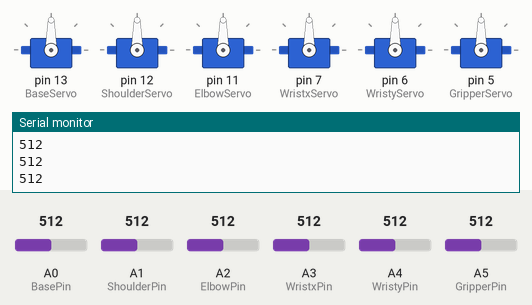
Bench run of a sketch on a simulated Arduino Uno, built with avr-gcc and run on an emulated ATmega328P. On the bench: 6 × servo, the last lines printed to the serial monitor. The test bench sets the inputs (shaded band); at power-on: A5 (GripperPin) = 512, A0 (BasePin) = 512, A1 (ShoulderPin) = 512, A2 (ElbowPin) = 512, A3 (WristxPin) = 512, A4 (WristyPin) = 512.

Above: at 1.2 s.
1.3 s: A5 (GripperPin) set to 716
At 1.7 s:
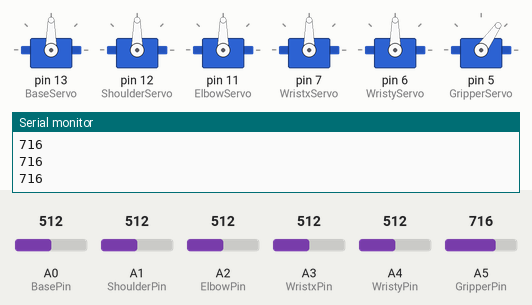
2.8 s: A0 (BasePin) set to 716
At 4.0 s:
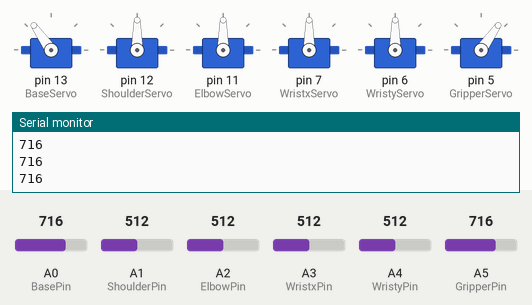
4.3 s: A1 (ShoulderPin) set to 716
At 5.2 s:
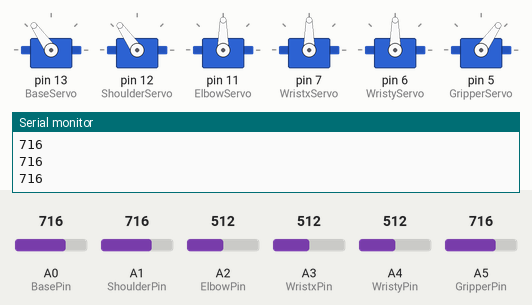
5.8 s: A2 (ElbowPin) set to 716
At 6.3 s:
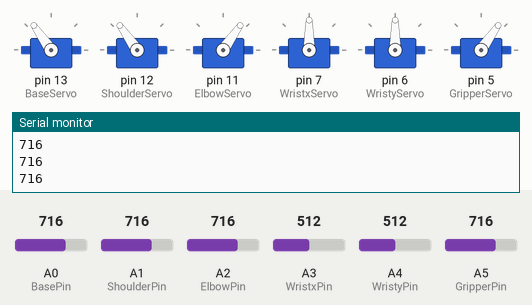
7.3 s: A3 (WristxPin) set to 716
At 8.5 s:
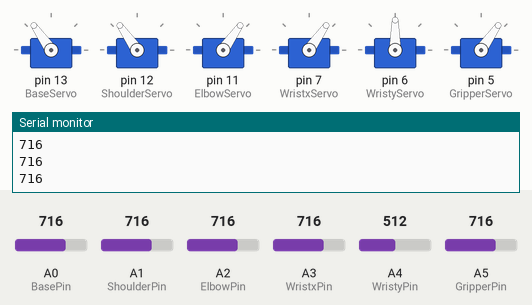
8.8 s: A4 (WristyPin) set to 716
At 9.7 s:
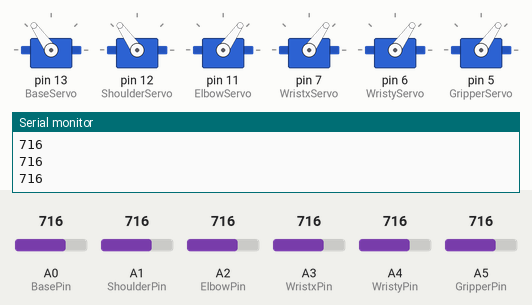
Timing chart, 0 to 11.3 s (numbered marks = the images above; inputs shaded):
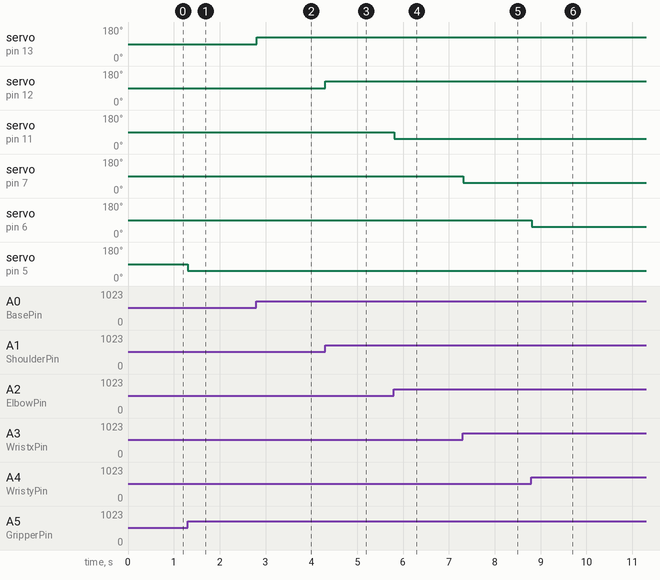

The sketch:

Arm_2.ino
```cpp
 // #include <SoftwareSerial.h>

 // SoftwareSerial  BluetoothSerial(2, 3);      //                                          (RX, TX) on board
  // sonar(9,8);      //                                          (RX, TX) on board


  #include <Servo.h>
  Servo BaseServo;
  Servo ShoulderServo;
  Servo ElbowServo;
  Servo WristxServo;
  Servo WristyServo;
  Servo GripperServo;

  int BasePin = A0;    // select the input pin for the potentiometer
  int ShoulderPin = A1;
  int ElbowPin = A2;
  int WristxPin = A3;
  int WristyPin = A4;
  int GripperPin = A5;

  int Base = 90;
  int Shoulder = 90;
  int Elbow = 90;
  int Wristx = 90;
  int Wristy = 90;
  int Gripper = 90;

  int msgBase;
  int msgShoulder;
  int msgElbow;
  int msgWristx;
  int msgWristy;
  int msgGripper;


  void setup()
  {
    Serial.begin(9600);
    BaseServo.attach(13);
    ShoulderServo.attach(12);
    ElbowServo.attach(11);
    WristxServo.attach(7);
    WristyServo.attach(6);
    GripperServo.attach(5);
  }

  void loop()
  {

    msgBase = analogRead(BasePin);
    msgShoulder  = analogRead(ShoulderPin);
    msgElbow = analogRead(ElbowPin);
    msgWristx = analogRead(WristxPin);
    msgWristy = analogRead(WristyPin);
    msgGripper = analogRead(GripperPin);
    Serial.println(msgGripper);

      Base = map(msgBase, 0, 1023, 0, 180);
      Shoulder = map(msgShoulder, 0, 1023, 0, 180);
      Elbow = map(msgElbow, 0, 1023, 180, 0);
      Wristx = map(msgWristx, 0, 1023, 180, 0);
      Wristy = map(msgWristy, 0, 1023, 180, 0);
      Gripper =  map(msgGripper, 0, 1023, 180 ,0);


    BaseServo.write(Base);
    ShoulderServo.write(Shoulder);
    ElbowServo.write(Elbow);
    WristxServo.write(Wristx);
    WristyServo.write(Wristy);
    GripperServo.write(Gripper);
  }
```

Measured:
- after the input at 1.3 s, servo on pin 5 (GripperServo): 90° → 55° at once
- after the input at 2.8 s, servo on pin 13 (BaseServo): 90° → 125° at once
- after the input at 4.3 s, servo on pin 12 (ShoulderServo): 90° → 125° at once
- after the input at 5.8 s, servo on pin 11 (ElbowServo): 90° → 55° at once
- after the input at 7.3 s, servo on pin 7 (WristxServo): 90° → 55° at once
- after the input at 8.8 s, servo on pin 6 (WristyServo): 90° → 55° at once
